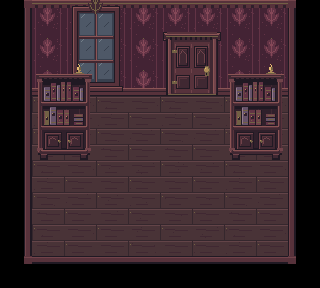

A level layout from a 2D game, rendered from its tile map. Below: a short description, then the map file with its tile-grid data intact:
An orthogonal 10x9 tile map with 32x32 px tiles, 4 tile layers (Floors, Walls, Architecture, Existing furniture), 3 tilesets.

<map version="1.10" orientation="orthogonal" renderorder="right-down" width="10" height="9" tilewidth="32" tileheight="32" infinite="0" nextlayerid="5" nextobjectid="1">
  <tileset firstgid="1" source="../floors.tsx" />
  <tileset firstgid="321" source="../walls.tsx" />
  <tileset firstgid="961" source="../architecture.tsx" />
  <layer id="1" name="Floors" width="10" height="9">
    <data encoding="csv">
0,0,0,0,0,0,0,0,0,0,
0,1,2,3,4,1,2,1,2,0,
0,17,18,19,20,17,18,17,18,0,
0,1,2,1,2,1,2,1,2,0,
0,17,18,17,18,17,18,17,18,0,
0,1,2,5,6,3,4,1,2,0,
0,17,18,21,22,19,20,17,18,0,
0,1,2,9,10,5,6,1,2,0,
0,0,0,0,0,0,0,0,0,0
</data>
  </layer>
  <layer id="2" name="Walls" width="10" height="9">
    <data encoding="csv">
339,321,331,332,321,333,334,321,321,340,
337,322,347,348,322,349,350,322,322,338,
337,323,363,364,323,365,366,323,323,338,
337,0,0,0,0,0,0,0,0,338,
337,0,0,0,0,0,0,0,0,338,
337,0,0,0,0,0,0,0,0,338,
337,0,0,0,0,0,0,0,0,338,
337,0,0,0,0,0,0,0,0,338,
341,336,336,336,336,336,336,336,336,342
</data>
  </layer>
  <layer id="3" name="Architecture" width="10" height="9">
    <data encoding="csv">
0,0,0,0,0,0,0,0,0,0,
0,0,0,0,0,1985,1986,0,0,0,
0,0,0,0,0,2001,2002,0,0,0,
0,0,0,0,0,0,0,0,0,0,
0,0,0,0,0,0,0,0,0,0,
0,0,0,0,0,0,0,0,0,0,
0,0,0,0,0,0,0,0,0,0,
0,0,0,0,0,0,0,0,0,0,
0,0,0,0,0,0,0,0,0,0
</data>
  </layer>
  <layer id="4" name="Existing furniture" width="10" height="9">
    <data encoding="csv">
0,0,0,0,0,0,0,0,0,0,
0,0,0,0,0,0,0,0,0,0,
0,1989,1990,0,0,0,0,1989,1990,0,
0,2005,2006,0,0,0,0,2005,2006,0,
0,2021,2022,0,0,0,0,2021,2022,0,
0,0,0,0,0,0,0,0,0,0,
0,0,0,0,0,0,0,0,0,0,
0,0,0,0,0,0,0,0,0,0,
0,0,0,0,0,0,0,0,0,0
</data>
  </layer>
</map>
